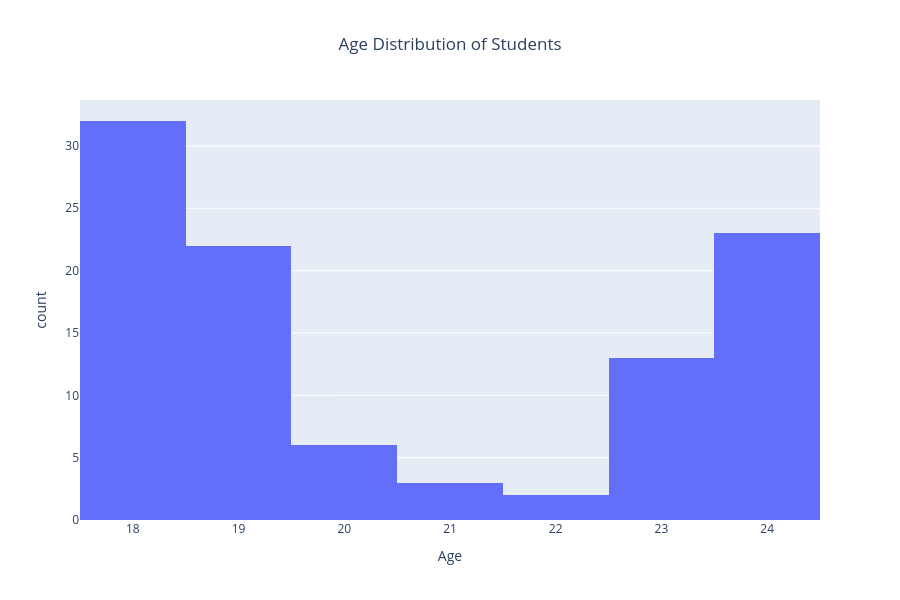

This figure's notebook cell:
### Code cell
fig3 = px.histogram(
    df,
    x='Age',
    nbins=10,
    title='Age Distribution of Students'
)

fig3.update_layout(
    width=900,
    height=600,
    title_x=0.5
)

### Figure 1 — Plotly figure (JSON) as saved in the notebook; plotly's stock layout.template omitted (floating-point values rounded to 4 significant figures)
{"data": [{"bingroup": "x", "hovertemplate": "Age=%{x}<br>count=%{y}<extra></extra>", "legendgroup": "", "marker": {"color": "#636efa", "pattern": {"shape": ""}}, "name": "", "nbinsx": 10, "orientation": "v", "showlegend": false, "type": "histogram", "x": [18.0, 21.0, 19.0, 22.0, 23.0, 19.0, 23.0, 18.0, 19.0, 18.0, 20.0, 24.0, 18.0, 19.0, 18.0, 24.0, 24.0, 24.0, 20.0, 18.0, 19.0, 18.0, 24.0, 24.0, 23.0, 18.0, 19.0, 18.0, 24.0, 24.0, 23.0, 18.0, 19.0, 18.0, 19.0, 18.0, 18.0, 19.0, 18.0, 24.0, 24.0, 22.0, 20.0, 19.0, 23.0, 18.0, 19.0, 18.0, 24.0, 24.0, 23.0, 18.0, 19.0, 20.0, 19.0, 21.0, 23.0, 20.0, 18.0, 23.0, 18.0, 19.0, 18.0, 24.0, 24.0, 23.0, 18.0, 19.0, 18.0, 24.0, 24.0, 18.0, 19.0, 18.0, 24.0, 24.0, 23.0, 18.0, 19.0, 18.0, 24.0, 24.0, 19.0, 19.0, 23.0, 18.0, 19.0, 18.0, 24.0, 24.0, 23.0, 18.0, 19.0, 18.0, 24.0, 18.0, 21.0, 18.0, 19.0, 23.0, 20.0], "xaxis": "x", "yaxis": "y"}], "layout": {"barmode": "relative", "height": 600, "legend": {"tracegroupgap": 0}, "title": {"text": "Age Distribution of Students", "x": 0.5}, "width": 900, "xaxis": {"anchor": "y", "domain": [0, 1], "title": {"text": "Age"}}, "yaxis": {"anchor": "x", "domain": [0, 1], "title": {"text": "count"}}}}
